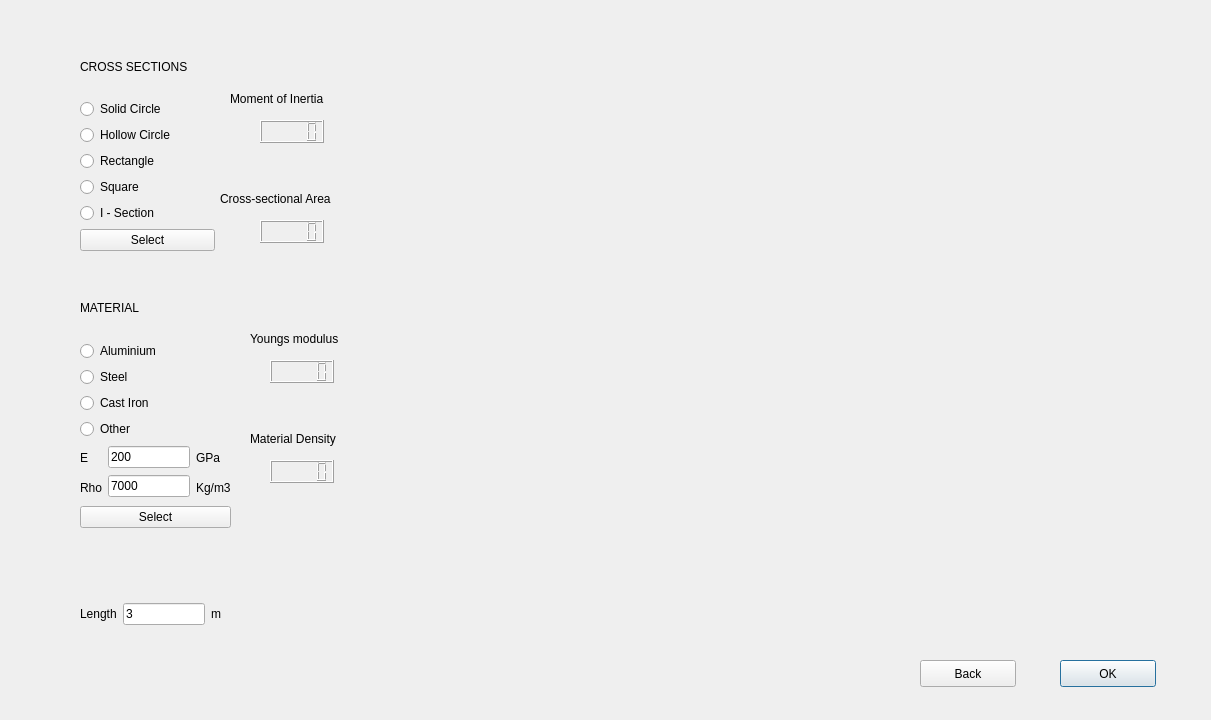
<?xml version="1.0" encoding="UTF-8"?>
<ui version="4.0">
 <class>primary</class>
 <widget class="QDialog" name="primary">
  <property name="geometry">
   <rect>
    <x>0</x>
    <y>0</y>
    <width>1211</width>
    <height>720</height>
   </rect>
  </property>
  <property name="windowTitle">
   <string>Primary Parameters</string>
  </property>
  <widget class="QPushButton" name="primary_ok">
   <property name="geometry">
    <rect>
     <x>1060</x>
     <y>660</y>
     <width>96</width>
     <height>27</height>
    </rect>
   </property>
   <property name="text">
    <string>OK</string>
   </property>
  </widget>
  <widget class="QPushButton" name="primary_back">
   <property name="geometry">
    <rect>
     <x>920</x>
     <y>660</y>
     <width>96</width>
     <height>27</height>
    </rect>
   </property>
   <property name="text">
    <string>Back</string>
   </property>
  </widget>
  <widget class="QWidget" name="layoutWidget">
   <property name="geometry">
    <rect>
     <x>80</x>
     <y>280</y>
     <width>151</width>
     <height>248</height>
    </rect>
   </property>
   <layout class="QVBoxLayout" name="verticalLayout_5">
    <item>
     <widget class="QLabel" name="label">
      <property name="text">
       <string>MATERIAL</string>
      </property>
     </widget>
    </item>
    <item>
     <widget class="QRadioButton" name="aluminium_rb">
      <property name="text">
       <string>Aluminium</string>
      </property>
     </widget>
    </item>
    <item>
     <widget class="QRadioButton" name="steel_rb">
      <property name="text">
       <string>Steel</string>
      </property>
     </widget>
    </item>
    <item>
     <widget class="QRadioButton" name="castiron_rb">
      <property name="text">
       <string>Cast Iron</string>
      </property>
     </widget>
    </item>
    <item>
     <widget class="QRadioButton" name="other_material_rb">
      <property name="text">
       <string>Other</string>
      </property>
     </widget>
    </item>
    <item>
     <layout class="QHBoxLayout" name="mat_rho_layout">
      <item>
       <layout class="QVBoxLayout" name="verticalLayout_2">
        <item>
         <widget class="QLabel" name="youngs_modulus_label">
          <property name="text">
           <string>E</string>
          </property>
         </widget>
        </item>
        <item>
         <widget class="QLabel" name="mat_rho_label">
          <property name="text">
           <string>Rho</string>
          </property>
         </widget>
        </item>
       </layout>
      </item>
      <item>
       <layout class="QVBoxLayout" name="verticalLayout_4">
        <item>
         <widget class="QLineEdit" name="youngs_mod_le">
          <property name="text">
           <string>200</string>
          </property>
         </widget>
        </item>
        <item>
         <widget class="QLineEdit" name="mat_rho_le">
          <property name="text">
           <string>7000</string>
          </property>
         </widget>
        </item>
       </layout>
      </item>
      <item>
       <layout class="QVBoxLayout" name="verticalLayout_3">
        <item>
         <widget class="QLabel" name="unit_E_label">
          <property name="text">
           <string>GPa</string>
          </property>
         </widget>
        </item>
        <item>
         <widget class="QLabel" name="unit_mat_rho_label">
          <property name="text">
           <string>Kg/m3</string>
          </property>
         </widget>
        </item>
       </layout>
      </item>
     </layout>
    </item>
    <item>
     <widget class="QPushButton" name="Material_select_pb">
      <property name="text">
       <string>Select</string>
      </property>
     </widget>
    </item>
   </layout>
  </widget>
  <widget class="QWidget" name="layoutWidget1">
   <property name="geometry">
    <rect>
     <x>80</x>
     <y>600</y>
     <width>141</width>
     <height>28</height>
    </rect>
   </property>
   <layout class="QHBoxLayout" name="horizontalLayout_2">
    <item>
     <widget class="QLabel" name="label_2">
      <property name="text">
       <string>Length</string>
      </property>
     </widget>
    </item>
    <item>
     <widget class="QLineEdit" name="beam_length_le">
      <property name="text">
       <string>3</string>
      </property>
     </widget>
    </item>
    <item>
     <widget class="QLabel" name="label_3">
      <property name="text">
       <string>m</string>
      </property>
     </widget>
    </item>
   </layout>
  </widget>
  <widget class="QWidget" name="layoutWidget2">
   <property name="geometry">
    <rect>
     <x>80</x>
     <y>40</y>
     <width>135</width>
     <height>211</height>
    </rect>
   </property>
   <layout class="QVBoxLayout" name="verticalLayout_6">
    <item>
     <widget class="QLabel" name="label_4">
      <property name="text">
       <string>CROSS SECTIONS</string>
      </property>
     </widget>
    </item>
    <item>
     <layout class="QVBoxLayout" name="verticalLayout">
      <item>
       <widget class="QRadioButton" name="solidCircle_rb">
        <property name="text">
         <string>Solid Circle</string>
        </property>
       </widget>
      </item>
      <item>
       <widget class="QRadioButton" name="hollowCircle_rb">
        <property name="text">
         <string>Hollow Circle</string>
        </property>
       </widget>
      </item>
      <item>
       <widget class="QRadioButton" name="rectangle_rb">
        <property name="text">
         <string>Rectangle</string>
        </property>
       </widget>
      </item>
      <item>
       <widget class="QRadioButton" name="square_rb">
        <property name="text">
         <string>Square</string>
        </property>
       </widget>
      </item>
      <item>
       <widget class="QRadioButton" name="iSection_rb">
        <property name="text">
         <string>I - Section</string>
        </property>
       </widget>
      </item>
      <item>
       <widget class="QPushButton" name="sectionSelect_pb">
        <property name="text">
         <string>Select</string>
        </property>
       </widget>
      </item>
     </layout>
    </item>
   </layout>
  </widget>
  <widget class="QLCDNumber" name="csa_ln">
   <property name="geometry">
    <rect>
     <x>260</x>
     <y>220</y>
     <width>64</width>
     <height>23</height>
    </rect>
   </property>
  </widget>
  <widget class="QLCDNumber" name="moi_ln">
   <property name="geometry">
    <rect>
     <x>260</x>
     <y>120</y>
     <width>64</width>
     <height>23</height>
    </rect>
   </property>
  </widget>
  <widget class="QLabel" name="label_7">
   <property name="geometry">
    <rect>
     <x>220</x>
     <y>190</y>
     <width>154</width>
     <height>18</height>
    </rect>
   </property>
   <property name="text">
    <string>Cross-sectional Area</string>
   </property>
  </widget>
  <widget class="QLabel" name="label_5">
   <property name="geometry">
    <rect>
     <x>230</x>
     <y>90</y>
     <width>134</width>
     <height>18</height>
    </rect>
   </property>
   <property name="text">
    <string>Moment of Inertia</string>
   </property>
  </widget>
  <widget class="QLabel" name="label_8">
   <property name="geometry">
    <rect>
     <x>250</x>
     <y>430</y>
     <width>123</width>
     <height>18</height>
    </rect>
   </property>
   <property name="text">
    <string>Material Density</string>
   </property>
  </widget>
  <widget class="QLabel" name="label_6">
   <property name="geometry">
    <rect>
     <x>250</x>
     <y>330</y>
     <width>124</width>
     <height>18</height>
    </rect>
   </property>
   <property name="text">
    <string>Youngs modulus</string>
   </property>
  </widget>
  <widget class="QLCDNumber" name="E_ln">
   <property name="geometry">
    <rect>
     <x>270</x>
     <y>360</y>
     <width>64</width>
     <height>23</height>
    </rect>
   </property>
  </widget>
  <widget class="QLCDNumber" name="rho_ln">
   <property name="geometry">
    <rect>
     <x>270</x>
     <y>460</y>
     <width>64</width>
     <height>23</height>
    </rect>
   </property>
  </widget>
 </widget>
 <resources/>
 <connections/>
</ui>
